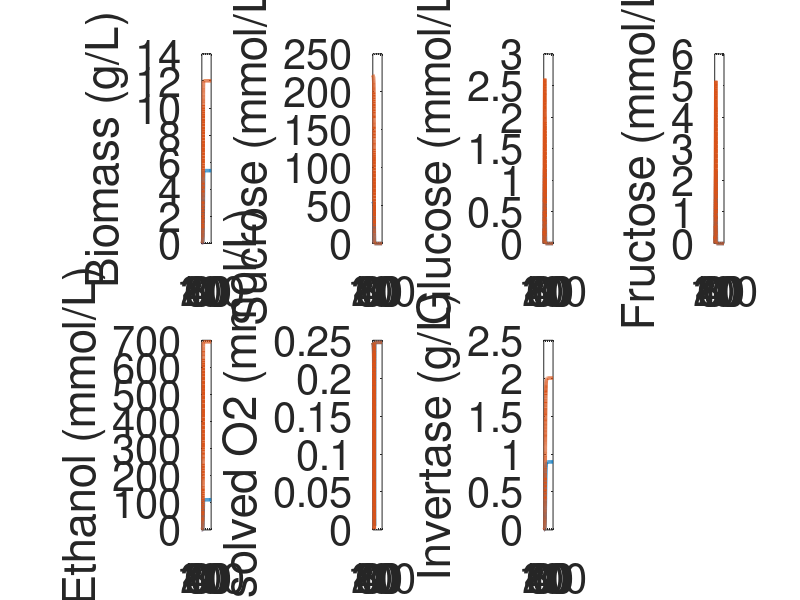
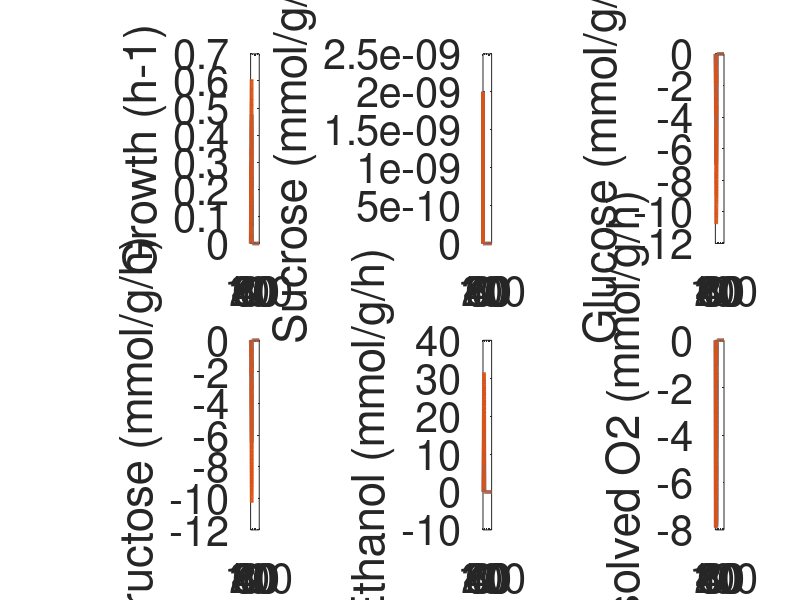

MATLAB code to generate these figures, in order:
load data1.mat
load data2.mat

FS = 30;

figure(1)
subplot(2,4,1)
plot(T1,Y1(:,1),'linewidth',2.5);
hold on
plot(T2,Y2(:,1),'linewidth',2.5);
ylabel('Biomass (g/L)');
set(gca,'FontSize',FS)

subplot(2,4,2)
plot(T1,Y1(:,6),'linewidth',2.5);
hold on
plot(T2,Y2(:,6),'linewidth',2.5);
ylabel('Sucrose (mmol/L)');
set(gca,'FontSize',FS)

subplot(2,4,3)
plot(T1,Y1(:,4),'linewidth',2.5);
hold on
plot(T2,Y2(:,4),'linewidth',2.5);
ylabel('Glucose (mmol/L)');
set(gca,'FontSize',FS)

subplot(2,4,4)
plot(T1,Y1(:,5),'linewidth',2.5);
hold on
plot(T2,Y2(:,5),'linewidth',2.5);
ylabel('Fructose (mmol/L)');
set(gca,'FontSize',FS)

subplot(2,4,5)
plot(T1,Y1(:,7),'linewidth',2.5);
hold on
plot(T2,Y2(:,7),'linewidth',2.5);
ylabel('Ethanol (mmol/L)');
set(gca,'FontSize',FS)

subplot(2,4,6)
plot(T1,Y1(:,9),'linewidth',2.5);
hold on
plot(T2,Y2(:,9),'linewidth',2.5);
ylabel('Dissolved O2 (mmol/L)');
set(gca,'FontSize',FS)

subplot(2,4,7)
plot(T1,Y1(:,10),'linewidth',2.5);
hold on
plot(T2,Y2(:,10),'linewidth',2.5);
ylabel('Invertase (g/L)');
set(gca,'FontSize',FS)

figure(2)
subplot(2,3,1)
plot(T1,flux1(:,1),'linewidth',2.5);
hold on
plot(T2,flux2(:,1),'linewidth',2.5);
ylabel('Growth (h-1)');
set(gca,'FontSize',FS)

subplot(2,3,2)
plot(T1,flux1(:,4),'linewidth',2.5);
hold on
plot(T2,flux2(:,4),'linewidth',2.5);
ylabel('Sucrose (mmol/g/h)');
set(gca,'FontSize',FS)

subplot(2,3,3)
plot(T1,flux1(:,2),'linewidth',2.5);
hold on
plot(T2,flux2(:,2),'linewidth',2.5);
ylabel('Glucose (mmol/g/h)');
set(gca,'FontSize',FS)

subplot(2,3,4)
plot(T1,flux1(:,3),'linewidth',2.5);
hold on
plot(T2,flux2(:,3),'linewidth',2.5);
ylabel('Fructose (mmol/g/h)');
set(gca,'FontSize',FS)

subplot(2,3,5)
plot(T1,flux1(:,5),'linewidth',2.5);
hold on
plot(T2,flux2(:,5),'linewidth',2.5);
ylabel('Ethanol (mmol/g/h)');
set(gca,'FontSize',FS)

subplot(2,3,6)
plot(T1,flux1(:,6),'linewidth',2.5);
hold on
plot(T2,flux2(:,6),'linewidth',2.5);
ylabel('Dissolved O2 (mmol/g/h)');
set(gca,'FontSize',FS)
